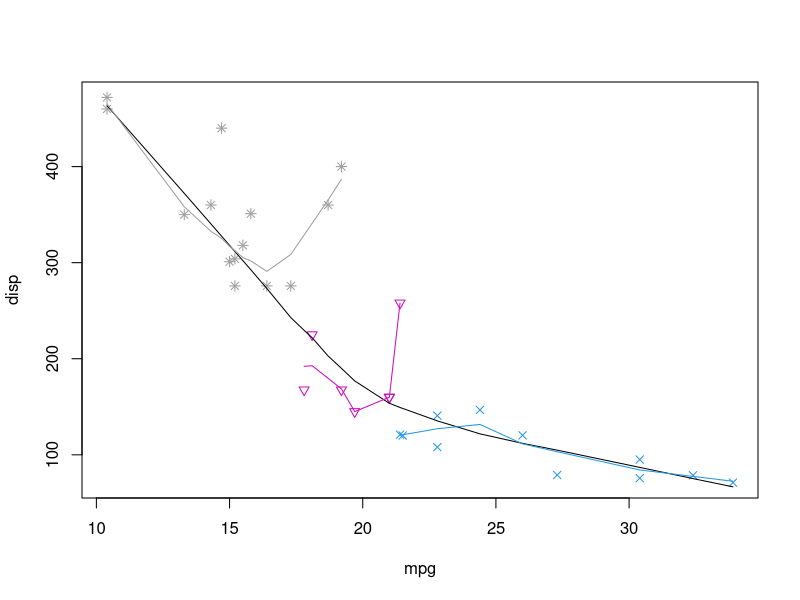

Write R code to recreate this figure.
mtcars
attach(mtcars)
plot(disp~mpg,pch=cyl,col=cyl)
lines(lowess(disp~mpg))
  for  (i in c(4,6,8)){
    lines(lowess(disp[cyl==i]~mpg[cyl==i]),lty=1,col=i)
  }
